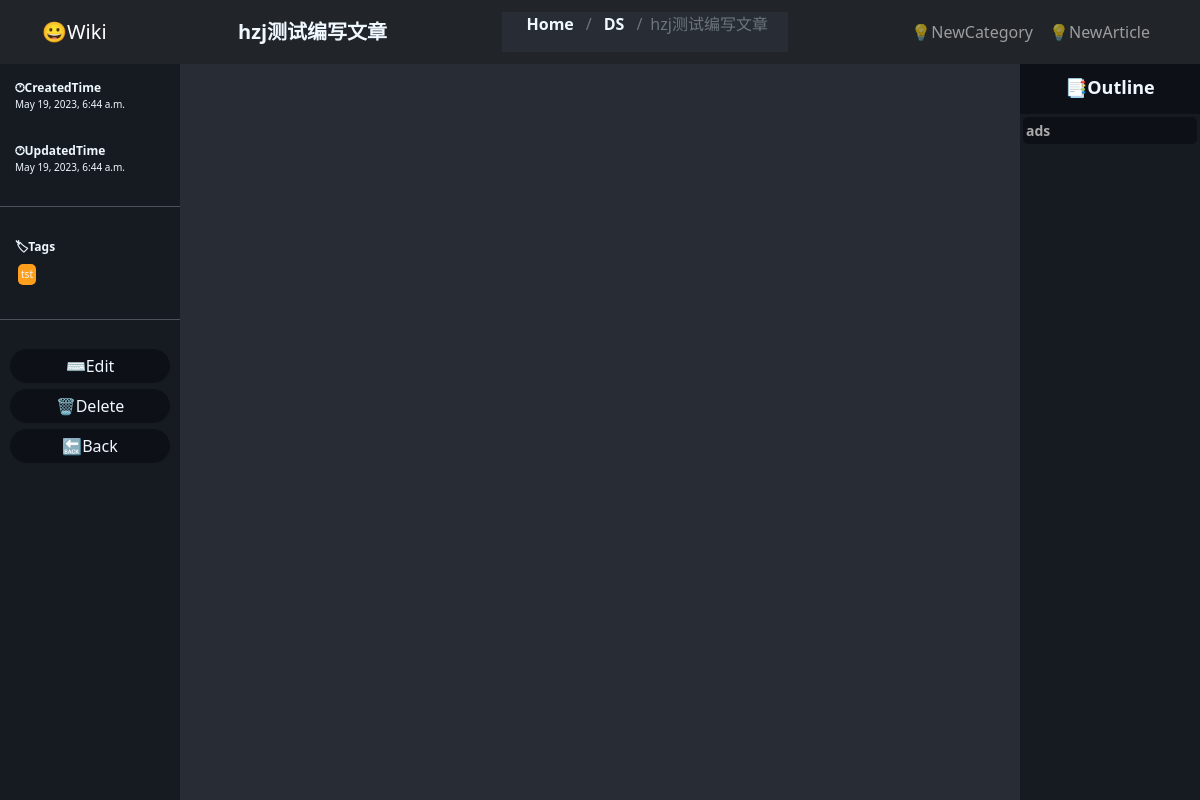
The page /data/article-detail/72/ on the database its author committed.
### article/models.py (models this page shows, shortened)
class Article(models.Model):
    category = models.ForeignKey(
        ArticleCategory,
        null=True,
        blank=True,
        on_delete=models.CASCADE,
        related_name='article'
    )
    tags = TaggableManager(blank=True)
    title = models.CharField(max_length=100)
    body = models.TextField()
    created = models.DateTimeField(default=timezone.now)
    updated = models.DateTimeField(auto_now=True)

class ArticleCategory(models.Model):
    title = models.CharField(max_length=100, blank=True)
    description = models.TextField(blank=True)
    father = models.ForeignKey(
        'self',
        null=True,
        blank=True,
        on_delete=models.CASCADE,
    )

### article/views.py (the view)
# urls.py: path('article-detail/<int:id>/', views.article_detail, name='article_detail'),
def article_detail(request, id):
    article = Article.objects.get(id=id)
    md = markdown.Markdown(
        extensions=[
            'markdown.extensions.extra',
            'markdown.extensions.codehilite',
            'markdown.extensions.toc',
        ])
    article.body = md.convert(article.body)
    cur = ArticleCategory.objects.get(id=article.category.id)
    fathers = [cur]
    while(cur.father != None):
        fathers.insert(0, cur.father)
        cur = cur.father
    context = {
        'fathers': fathers,
        'article': article,
        'toc': md.toc,
    }
    return render(request, 'article/detail.html', context)

### templates/article/detail.html (shortened to what this page needs)
{% load static %}
<!DOCTYPE html>
<html lang="en">
<head>
</head>
<body>
    <link rel="stylesheet" href="https://cdn.staticfile.org/twitter-bootstrap/5.1.1/css/bootstrap.min.css">
    <link rel="stylesheet" href="{% static 'article/create/github-markdown-light.css' %}">
    <link rel="stylesheet" href="{% static 'article/highlight-monokai.css' %}">
    <link rel="stylesheet" href="{% static 'article/detail/style.css' %}">
    <nav id="top-nav" class="navbar navbar-expand-lg navbar-dark bg-dark sticky-top">
        <div class="container">
            <a class="navbar-brand" href="{% url 'article:category_list' %}">😀Wiki</a>
            <div id="article-title">{{ article.title }}</div>
            <nav id="nav-bar" aria-label="breadcrumb">
                <ol id="nav-list" class="breadcrumb">
                    <li class="breadcrumb-item"><a href="{% url 'article:category_list' %}">Home</a></li>
                    {% for father in fathers %}
                    <li class="breadcrumb-item"><a href="{% url 'article:category_detail' father.id %}">{{ father.title }}</a></li>
                    {% endfor %}
                    <li class="breadcrumb-item active" aria-current="page">{{ article.title }}</li>
                </ol>
            </nav>
            <div>
                <ul class="navbar-nav">
                    <li class="nav-item">
                        <a class="nav-link" href="{% url 'article:new_category' %}">💡NewCategory</a>
                    </li>
                    <li class="nav-item">
                        <a class="nav-link" href="{% url 'article:new_article' %}">💡NewArticle</a>
                    </li>
                </ul>
            </div>
        </div>
    </nav>
    <div id="page-container">
        <div id="left-bar">
            <div id="times">
                <div class="time">
                    <label>🕐︎CreatedTime</label>
                    <span>{{ article.created }}</span>
                </div>
                <div class="time">
                    <label>🕐︎UpdatedTime</label>
                    <span>{{ article.updated }}</span>
                </div>
            </div>
            <hr>
            <div id="tags-container">
                <div id="tags-title">🏷︎Tags</div>
                <div id="tags">
                    {% for tag in article.tags.all %}
                        <span class="tag">{{ tag }}</span>
                    {% endfor %}
                </div>
            </div>
            <hr>
            <div id="operations">
                <a id="edit-btn" href="{% url 'article:update_article' article.id %}">
                    <span>⌨️</span>
                    <span>Edit</span>
                </a>
                <a id="delete-btn" href="#" onclick="confirm_safe_delete()">
                    <span>🗑</span>
                    <span>Delete</span>
                </a>
                <a id="exit-btn" href="#" onclick="goBack">
                    <span>🔙</span>
                    <span>Back</span>
                </a>
            </div>
        </div>
        <div id="article-container">
            <div id="preview" class="markdown-body" data-body="{{ article.body }}"></div>
        </div>
        <div id="right-bar">
            <div id="outline-title">📑Outline</div>
            <ul id="toc-items">
                {{ toc|safe }}
            </ul>
        </div>
    </div>
</body>
</html>

### static/article/create/github-markdown-light.css (style rules this page uses)
.markdown-body { color-scheme: dark; -ms-text-size-adjust: 100%; -webkit-text-size-adjust: 100%; margin: 0; color: #c9d1d9; background-color: #0d1117; font-family: -apple-system,BlinkMacSystemFont,"Segoe UI","Noto Sans",Helvetica,Arial,sans-serif,"Apple Color Emoji","Segoe UI Emoji"; font-size: 16px; line-height: 1.5; word-wrap: break-word; }
.markdown-body ::placeholder { color: #6e7681; opacity: 1; }
.markdown-body::before { display: table; content: ""; }
.markdown-body::after { display: table; clear: both; content: ""; }

### static/article/detail/style.css (style rules this page uses)
html, body, #create-form { margin: 0px; height: 100%; width: 100%; overflow: hidden; }
body { display: flex; flex-direction: column; }
#top-nav { height: 8vh; overflow: auto; }
#article-title { font-size: 20px; font-weight: bold; color: aliceblue; }
#nav-bar { box-sizing: border-box; background-color: #282c34; align-items: center; }
#nav-list { display: flex; flex-direction: row; justify-items: center; align-items: center; padding: 0px 20px; transition: background-color 0.3s ease; }
#nav-bar a { text-decoration: none; color: aliceblue; padding: 4px; border-radius: 10px; text-align: center; align-items: center; font-size: 16px; font-weight: bold; transition: background-color 0.3s ease; }
#page-container { display: flex; flex-direction: row; }
#left-bar, #right-bar, #article-container { height: 92vh; }
#left-bar, #right-bar { width: 15%; background-color: #161b22; color: aliceblue; }
#article-container { width: 70%; }
#preview { width: 100%; height: 100%; margin: 0px; padding: 20px 50px; box-sizing: border-box; outline: none; }
#preview { background-color: #282c34; overflow-wrap: break-word; overflow-y: scroll; overflow-x: hidden; }
#left-bar, #times { display: flex; flex-direction: column; }
#tags-container, .time { display: flex; flex-direction: column; margin: 10px; padding: 5px; transition: background-color 0.5s ease; }
#tags-title, .time label { font-size: 12px; font-weight: bold; }
#tags, .time span { font-size: 10px; }
#tags-title { margin-bottom: 5px; }
#tags { display: flex; flex-direction: row; flex-wrap: wrap; max-height: 40vh; }
.tag { padding: 3px; margin: 3px; border-radius: 5px; }
#tags .tag:nth-child(1) { background-color: #FF9F1C; }
#operations { display: flex; flex-direction: column; align-items: center; margin: 10px; }
#edit-btn, #delete-btn, #exit-btn { display: flex; flex-direction: row; justify-content: center; margin: 3px; padding: 5px; width: 100%; text-align: center; text-decoration: none; color: aliceblue; background-color: #0d1117; border-radius: 20px; transition: background-color 0.3s ease; }
#right-bar { position: relative; display: flex; flex-direction: column; }
#outline-title { width: 100%; height: 50px; float: top; padding: 10px; text-align: center; font-size: 18px; font-weight: bold; background-color: #0d1117; }
#toc-items { margin: 0px; padding: 0px; overflow-y: scroll; overflow-x: hidden; }
#toc-items ul { list-style: none; }
#toc-items > .toc > ul { margin: 0px; padding: 0px; }
.toc > ul { display: flex; flex-direction: column; }
#toc-items li { display: flex; flex-direction: column; }
#toc-items a { margin: 3px; background-color: #0d1117; text-decoration: none; color: darkgray; font-size: 14px; font-weight: bold; padding: 3px; border-radius: 5px; transition: background-color 0.3s ease; }

### rows shown on the page
Article: title "hzj测试编写文章", created "May 19, 2023, 6:44 a.m.", updated "May 19, 2023, 6:44 a.m."
ArticleCategory: title "DS"
Tag: name "tst"

### other values the page prints
{{ toc|safe }} "ads"
